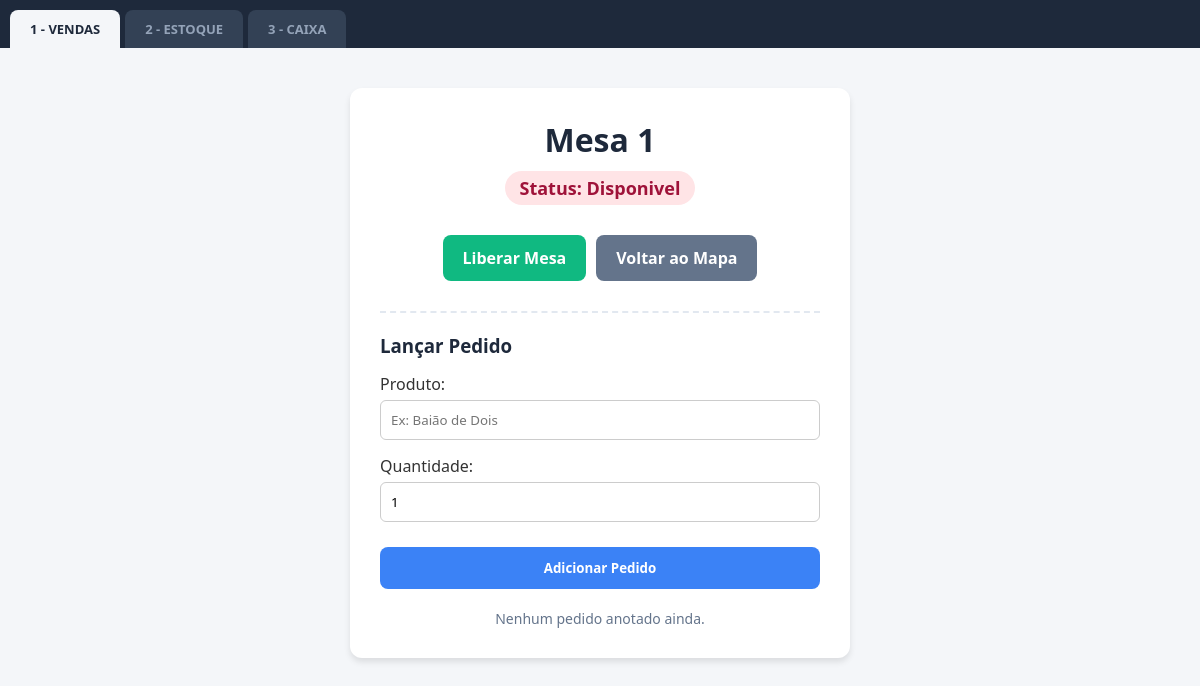
Before: /mesa/1 with the older database file.
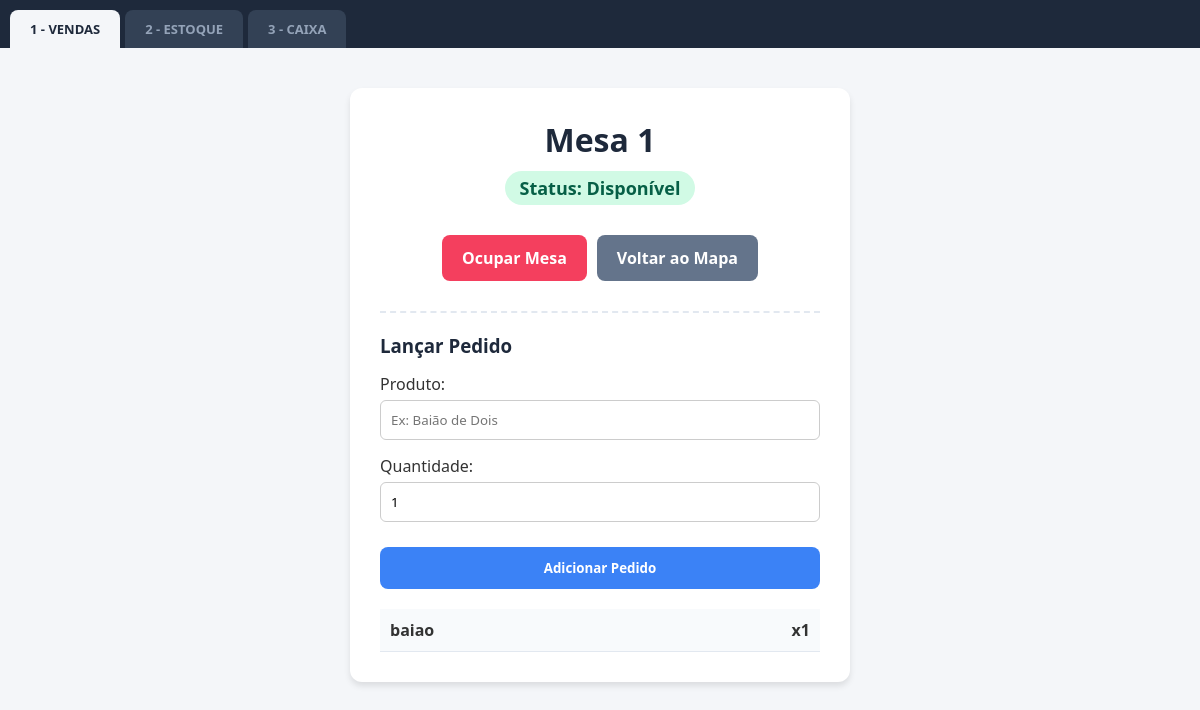
After: the same page with the newer database file.
### tables this page shows
CREATE TABLE mesas (id INTEGER PRIMARY KEY, numero INTEGER, status TEXT, praca_id INTEGER);

CREATE TABLE pedidos (
                        id INTEGER PRIMARY KEY AUTOINCREMENT,
                        mesa_numero INTEGER NOT NULL,
                        produto TEXT NOT NULL,
                        quantidade INTEGER NOT NULL,
                        preco REAL DEFAULT 0);

### app.py (the view)
@app.route("/mesa/<int:numero_mesa>")
def ver_mesa(numero_mesa):
    conexao = conectar_db()
    cursor = conexao.cursor()
    cursor.execute('SELECT numero, status FROM mesas WHERE numero = ?', (numero_mesa,))
    mesa_atual = cursor.fetchone()
    cursor.execute('SELECT produto, quantidade FROM pedidos WHERE mesa_numero = ?', (numero_mesa,))
    pedidos_da_mesa = cursor.fetchall()
    conexao.close()
    return render_template("mesa.html", mesa=mesa_atual, pedidos=pedidos_da_mesa)

### app.py (called while the page is built)
def conectar_db():
    return sqlite3.connect('restaurante.db')

### templates/mesa.html (shortened to what this page needs)
<!DOCTYPE html>
<html lang="pt-BR">
<head>
</head>
<body>
    <div class="abas-container">
        <a href="/" class="aba ativa">1 - VENDAS</a>
        <a href="/estoque" class="aba">2 - ESTOQUE</a>
        <a href="/caixa" class="aba">3 - CAIXA</a>
    </div>
    <div class="wrapper">
        <div class="painel">
        <h1>Mesa {{ mesa[0] }}</h1>
        <div class="status {% if mesa[1]|trim|lower == 'disponível' %}disponivel{% else %}ocupada{% endif %}">
            Status: {{ mesa[1] }}
        </div>
        <div class="botoes">
            {% if mesa[1]|trim|lower == 'disponível' %}
                <a href="{{ url_for('mudar_status', numero_mesa=mesa[0], novo_status='Ocupada') }}" class="btn btn-abrir">Ocupar Mesa</a>
            {% else %}
                <a href="{{ url_for('mudar_status', numero_mesa=mesa[0], novo_status='Disponível') }}" class="btn btn-fechar">Liberar Mesa</a>
            {% endif %}
            <a href="{{ url_for('home') }}" class="btn btn-voltar">Voltar ao Mapa</a>
        </div>
        <div class="area-pedidos">
            <h3 style="margin-bottom: 15px; color: #1e293b;">Lançar Pedido</h3>
            <form action="{{ url_for('adicionar_pedido', numero_mesa=mesa[0]) }}" method="POST">
                <label>Produto:</label>
                <input type="text" name="produto" class="input-box" placeholder="Ex: Baião de Dois" required>
                <label>Quantidade:</label>
                <input type="number" name="quantidade" class="input-box" value="1" min="1" required>
                <button type="submit" class="btn-pedido">Adicionar Pedido</button>
            </form>
            <ul class="lista-pedidos">
                {% for pedido in pedidos %}
                    <li>
                        <span>{{ pedido[0] }}</span>
                        <span>x{{ pedido[1] }}</span>
                    </li>
                {% else %}
                    <p style="color: #64748b; margin-top: 15px; font-size: 14px; text-align: center;">Nenhum pedido anotado ainda.</p>
                {% endfor %}
            </ul>
        </div>
    </div>
</body>
</html>

### templates/mesa.html (style rules this page uses)
* { margin: 0; padding: 0; box-sizing: border-box; font-family: 'Segoe UI', Arial, sans-serif; }
body { background-color: #f4f6f9; color: #333; }
.abas-container { background-color: #1e293b; display: flex; padding: 10px 10px 0 10px; gap: 5px; }
.aba { padding: 10px 20px; color: #94a3b8; background-color: #334155; border-radius: 8px 8px 0 0; text-decoration: none; font-weight: bold; font-size: 13px; }
.aba.ativa { background-color: #f4f6f9; color: #1e293b; }
.wrapper { display: flex; justify-content: center; padding: 40px; }
.painel { background-color: white; padding: 30px; border-radius: 12px; box-shadow: 0 4px 6px rgba(0,0,0,0.1); width: 100%; max-width: 500px; text-align: center; }
h1 { color: #1e293b; margin-bottom: 10px; }
.status { font-size: 18px; font-weight: bold; margin-bottom: 30px; padding: 5px 15px; border-radius: 20px; display: inline-block; }
.status.disponivel { background-color: #d1fae5; color: #065f46; }
.botoes { display: flex; gap: 10px; justify-content: center; margin-bottom: 20px; }
.btn { padding: 12px 20px; border: none; border-radius: 8px; font-weight: bold; cursor: pointer; text-decoration: none; color: white; transition: 0.2s; }
.btn-abrir { background-color: #f43f5e; }
.btn-voltar { background-color: #64748b; }
.btn-pedido { background-color: #3b82f6; width: 100%; margin-top: 10px; padding: 12px; border: none; border-radius: 8px; color: white; font-weight: bold; cursor: pointer; }
.area-pedidos { margin-top: 30px; padding-top: 20px; border-top: 2px dashed #e2e8f0; text-align: left; }
.input-box { width: 100%; padding: 10px; margin-top: 5px; margin-bottom: 15px; border: 1px solid #ccc; border-radius: 6px; }
.lista-pedidos { list-style: none; margin-top: 20px; }
.lista-pedidos li { background-color: #f8fafc; padding: 10px; border-bottom: 1px solid #e2e8f0; display: flex; justify-content: space-between; font-weight: bold; }

Changed rows visible on the page:
changed mesas: status "Disponivel" → "Disponível"
added pedidos: produto "baiao", quantidade "1"
Other visible differences:
text no longer shown: "Liberar Mesa Nenhum pedido anotado ainda."
text now shown: "Ocupar Mesa"
